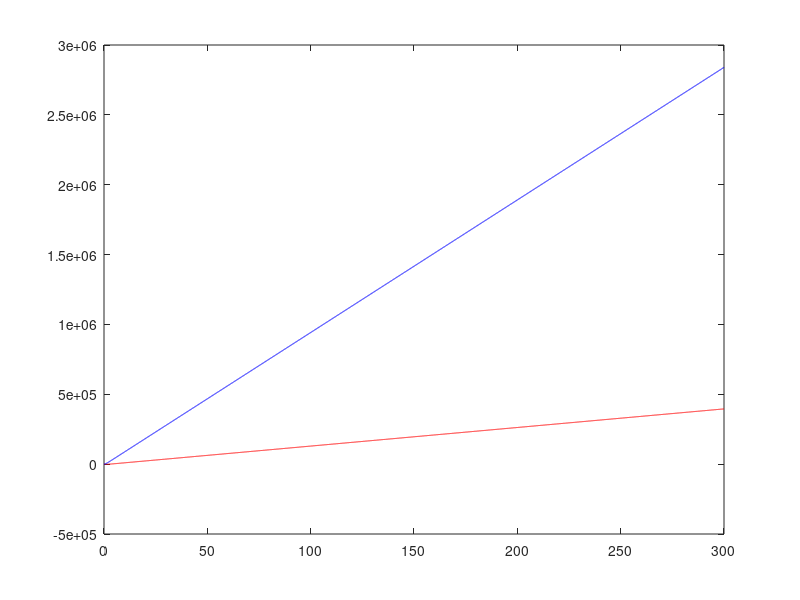
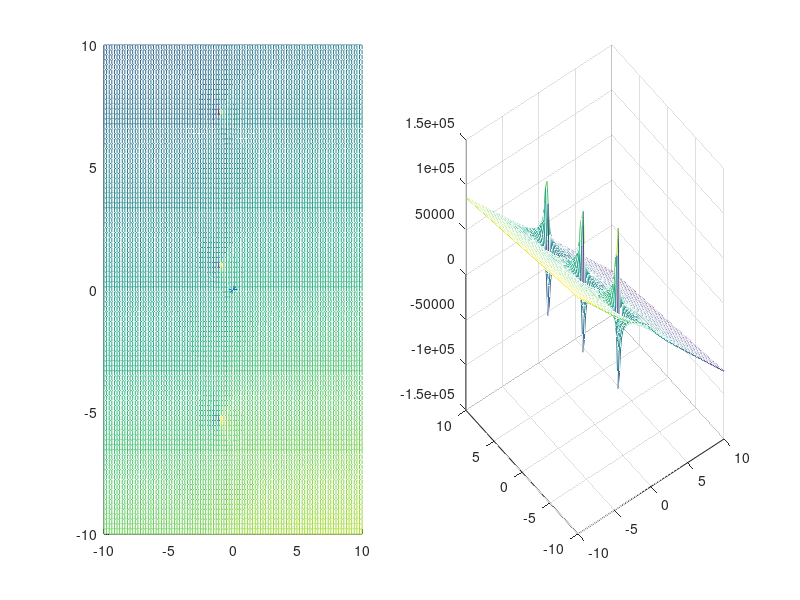
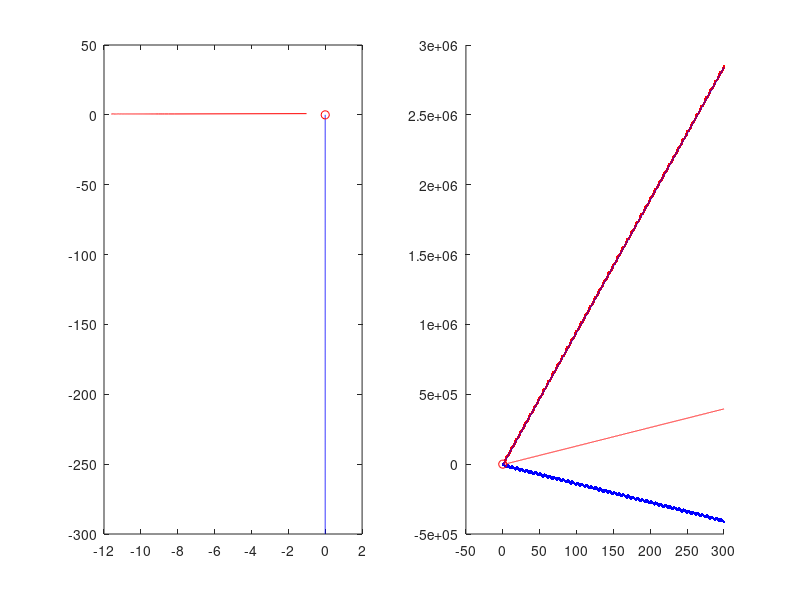
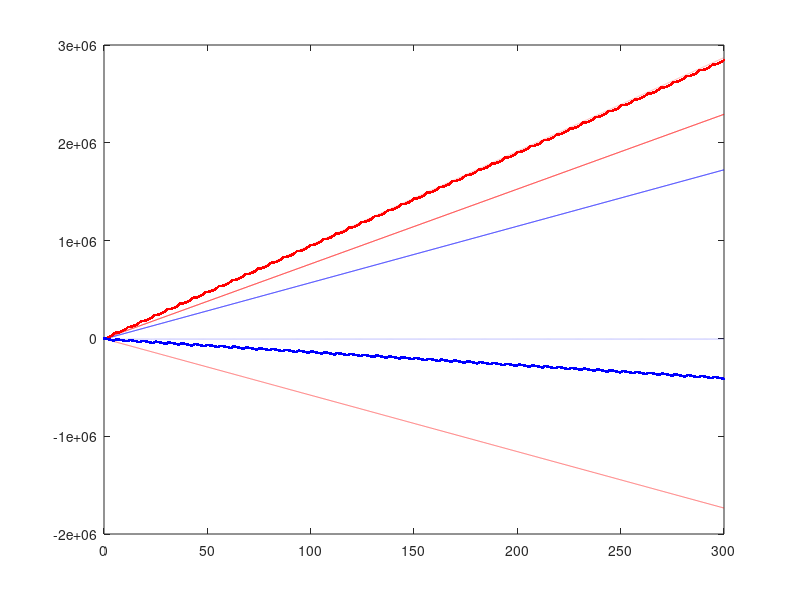

The MATLAB script that drew these images, in order:
function w = plotsubint()

tmax = 3.0e2

m = 0;
n = 0
l = 20;

x1 = -0.15548575383155275
x2 = -1.3981937829735058
x3 = -2.0838042516747982E-002
x4 = -2.6022827172207063E-002

  x1 = -189.02963851415251
  x2 = -48.812002536152967
  x3 = -0.54539986769432813
  x4 =  0.56254880990715950

  x1 =  -54.373205158510601
  x2 = -913179.34786194994
  x3 = 2.4474542564594847E-003
  x4 = -9.7688538680105260E-004

 x1 = -189.02963851415251
 x2 = -48.812002536152967
 x3 = -0.54539986769432813
 x4 =  0.56254880990715950

%  x1 = -0.15548575383155275
%  x2 = -1.3981937829735058
%  x3 = -2.0838042516747982E-002
%  x4 = -2.6022827172207063E-002

alpha = sqrt(0.25e0 - x3*i) - 0.5e0;

gamma = alpha / (1.0 + 2.0e0*alpha);

x1 = x1 / (1.0e0 + 2.0e0*alpha)^1.5;

x2 = x2 / (1.0e0 + 2.0e0*alpha) + gamma * i;

x4 = x4 / (1.0e0 + 2.0e0*alpha);

x = 0.0;

y = 0.0;

tau = linspace(0.0, tmax, 10000);

arg = (-x1*x1 + i*x2)

taumax = -40.0 / real(arg)

phi = - atan(imag(arg)/real(arg))

si = subint(tau, l, x, y, x1, x2, x3, x4);
sil = subintlim(tau, l, x, y, x1, x2, x3, x4);
sia = subintarg(tau, l, x, y, x1, x2, x3, x4);

figure('Name', 'si');

subplot(1,2,1)
plot(tau, real(si), 'r', tau, imag(si), 'b', taumax, 0, 'r*');

subplot(1,2,2)
plot(real(si), imag(si));

figure('Name', 'si arg');

plot(tau, real(sia), 'r', tau, imag(sia), 'b');

[q, errbnd] = quadgk(@(z)subint(z, l, x, y, x1, x2, x3, x4), 0.0, inf, 'RelTol', 1e-12, 'AbsTol', 1e-12);

q * 1.0e0 /(1.0e0 + 2.0e0*alpha)^((3 + m + n)/2)

errbnd

kmax = 100;
tau_z = linspace(-10,10,kmax);
siarg = zeros(kmax,kmax);

for k1=1:kmax
    for k2=1:kmax

        siarg(k1,k2) = subintarg(tau_z(k1)+tau_z(k2)*i, l, x, y, x1, x2, x3, x4);

    end
end

figure;
subplot(1,2,1); hold on;
mesh(tau_z, tau_z, real(siarg'));
plot3(0,0,0,'*');

subplot(1,2,2);
mesh(tau_z, tau_z, imag(siarg'));

phimin = - pi/2;
phimax =   pi/2;
phimin = - pi/4;
phimax =   pi/4;

phiopt =   phi;

if(real(arg)*cos(phimin)-imag(arg)*sin(phimin) < real(arg)*cos(phimax)-imag(arg)*sin(phimax))
    phi = phimin;
else
    phi = phimax;
end

if(real(arg)*cos(phiopt)-imag(arg)*sin(phiopt) < real(arg)*cos(phi)-imag(arg)*sin(phi))
    phi = phiopt;
end

phi = -1.570796326794896

phi

% contour:
ll = linspace(0,tmax,10000);

zz = ll*cos(phi)+ i*ll*sin(phi);

sia_c = subintarg(zz, l, x, y, x1, x2, x3, x4);

tt = linspace(0,-1d9,1000);

cut = -0.5 * log(((gamma-1)^2 - tt)/gamma^2);

llmax = - 40.0 / real(arg*(cos(phi)+ i*sin(phi)))

zzmax = llmax*(cos(phi)+ i*sin(phi));

figure('Name', 'contour');

subplot(1,2,1);
plot(real(zz), imag(zz), 'b', real(cut), imag(cut), 'r', real(zzmax), imag(zzmax), 'ro');

subplot(1,2,2); hold on;
plot(ll, real(sia_c), 'r.', ll, imag(sia_c), 'b.', tau, real(sia), 'r', tau, imag(sia), 'b', llmax, 0, 'ro');

zzmin = ll*cos(phimin)+ i*ll*sin(phimin);
siamin = subintarg(zzmin, l, x, y, x1, x2, x3, x4);

zzmax = ll*cos(phimax)+ i*ll*sin(phimax);
siamax = subintarg(zzmax, l, x, y, x1, x2, x3, x4);

zzopt = ll*cos(phiopt)+ i*ll*sin(phiopt);
siaopt = subintarg(zzopt, l, x, y, x1, x2, x3, x4);

zzfin = ll*cos(phi)+ i*ll*sin(phi);
siafin = subintarg(zzfin, l, x, y, x1, x2, x3, x4);

figure('Name', 'contours');
plot(ll, real(siamin), 'r', ll, imag(siamin), 'b', ll, real(siamax), 'r--', ll, real(siaopt), 'r:', ll, imag(siaopt), 'b:', ll, real(siafin), 'r.', ll, imag(siafin), 'b.');

%%%%%%%%%%%%%%%%%%%%%%%%%%%%%%%%%%%%%%%%%%%%%%%%%%%%%%%%%%%%%%%%%%%%%%%%%%%%

tmax = 3.0e1

l = 0
m = 0
n = 0
j1 = 0
j2 = 0

phi =   0.39269908169872414


% contour:
ll = linspace(0,tmax,10000);

zz = ll*cos(phi)+ i*ll*sin(phi);

sia_gen = subintarggen(zz, l, m, n, j1, j2, x1, x2, x3, x4);

llmax = - 40.0 / real(arg*(cos(phi)+ i*sin(phi)))

zzmax = llmax*(cos(phi)+ i*sin(phi));

figure('Name', 'contour gen');

subplot(1,2,1);
plot(real(zz), imag(zz), 'b', real(zzmax), imag(zzmax), 'ro');

subplot(1,2,2); hold on;
plot(ll, real(sia_gen), 'r', ll, imag(sia_gen), 'b', llmax, 0, 'ro');

siarggen = zeros(kmax,kmax);
for k1=1:kmax
    for k2=1:kmax

        siarggen(k1,k2) = subintarggen(tau_z(k1)+tau_z(k2)*i, l, m, n, j1, j2, x1, x2, x3, x4);

    end
end

figure;
subplot(1,2,1); hold on;
mesh(tau_z, tau_z, real(siarggen'));
%plot3(0,0,0,'*');
view(3);

subplot(1,2,2); hold on;
mesh(tau_z, tau_z, imag(siarggen'));
view(3);

end

function w = subint(tau, l, x, y, x1, x2, x3, x4)

alpha = sqrt(0.25e0 - x3*i) - 0.5e0;

gamma = alpha / (1.0 + 2.0e0*alpha);

w = -sqrt(2.0*pi) ./ (1.0 + i*x4*tau).^(l + 1) ./ sqrt((gamma - 1.0)^2 - gamma^2 * exp(-2.0*tau)) .* ...
     exp((-x1*x1 + i*x2)*tau + (1.0 - exp(-tau))./(gamma - 1.0 + gamma*exp(-tau)) * x1 * ...
     ( (2.0*gamma - 1.0)*x1 + (x + y)*i) + (gamma*(x*x + y*y)*exp(-2.0*tau) + 2*x*y*exp(-tau) - (gamma - 1.0)*(x*x + y*y)) ./ ...
     2.0 ./ ((gamma - 1.0)^2 - gamma^2*exp(-2.0*tau)));

end

function w = subintlim(tau, l, x, y, x1, x2, x3, x4)

alpha = sqrt(0.25e0 - x3*i) - 0.5e0;

gamma = alpha / (1.0 + 2.0e0*alpha);

w = -sqrt(2.0*pi) ./ (1.0 + i*x4*tau).^(l + 1) ./ sqrt((gamma - 1.0)^2) .* ...
     exp((-x1*x1 + i*x2)*tau + (1.0)./(gamma - 1.0) * x1 * ...
     ( (2.0*gamma - 1.0)*x1 + (x + y)*i) - (x*x + y*y) ./ 2.0 ./ (gamma - 1.0));

end

function w = subintarg(tau, l, x, y, x1, x2, x3, x4)

alpha = sqrt(0.25e0 - x3*i) - 0.5e0;

gamma = alpha / (1.0 + 2.0e0*alpha);

w = -(l+1)*log(1.0 + i*x4*tau) - 0.5*log((gamma - 1.0)^2 - gamma^2 * exp(-2.0*tau)) + ...
     (-x1*x1 + i*x2)*tau + (1.0 - exp(-tau))./(gamma - 1.0 + gamma*exp(-tau)) * x1 * ...
     ( (2.0*gamma - 1.0)*x1 + (x + y)*i) + (gamma*(x*x + y*y)*exp(-2.0*tau) + 2*x*y*exp(-tau) - (gamma - 1.0)*(x*x + y*y)) ./ ...
     2.0 ./ ((gamma - 1.0)^2 - gamma^2*exp(-2.0*tau));

end


function arg = subintarggen(tau, ll, mm, nn, j1, j2, x1, x2, x3, x4)

alpha = sqrt(0.25e0 - x3*i) - 0.5e0;

gamma = alpha / (1.0 + 2.0e0*alpha);

gr = -x1*x1 + i*x2;

expon = exp(-tau);

onepluexp = 1.0e0 + expon;
oneminexp = 1.0e0 - expon;

denplu = 1.0e0 - gamma * onepluexp;
denmin = 1.0e0 - gamma * oneminexp;

fac1 = onepluexp ./ denplu;
fac2 = oneminexp ./ denmin;
fac3 = oneminexp ./ denplu;

arg = - (ll+1) * log(1.0e0 + x4 * tau * i) - 0.5 * log(denmin .* denplu) + ...
        j1 * log(fac1) + j2 * log(fac2) + (mm + nn - 2 * (j1 + j2)) * log(fac3) + ...
        gr * tau + fac3 * (1.0e0 - 2.0 * gamma) * x1 * x1;

end


function ans = subintgen(tau, ll, mm, nn, j1, j2, x1, x2, x3, x4)

alpha = sqrt(0.25e0 - x3*i) - 0.5e0;

gamma = alpha / (1.0 + 2.0e0*alpha);

gr = -x1*x1 + i*x2;

expon = exp(-tau);

onepluexp = 1.0e0 + expon;
oneminexp = 1.0e0 - expon;

denplu = 1.0e0 - gamma * onepluexp;
denmin = 1.0e0 - gamma * oneminexp;

fac1 = onepluexp ./ denplu;
fac2 = oneminexp ./ denmin;
fac3 = oneminexp ./ denplu;

ans = 1.0e0 ./ (1.0e0 + x4 * tau * i).^(ll+1) ./ sqrt(denmin .* denplu) .* ...
      fac1.^j1 .* fac2.^j2 .* fac3.^(mm + nn - 2 * (j1 + j2)) .* ...
      exp( gr * tau + fac3 * (1.0e0 - 2.0 * gamma) * x1 * x1 );

end
